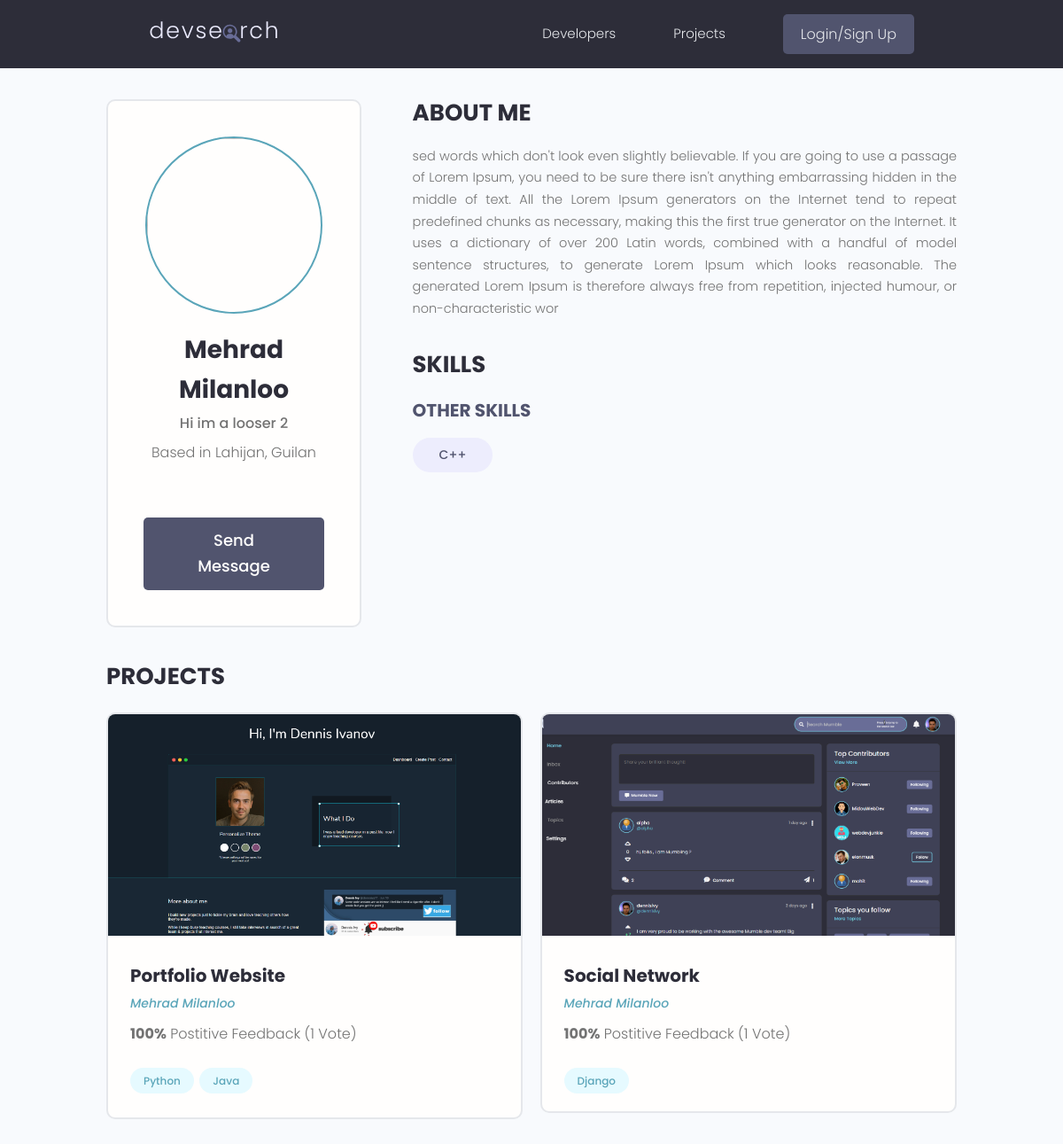
The app's page /single-user/97ba2b7d-adad-455b-8b44-4936d81b7798 with its own data.
### users/models.py (models this page shows, shortened)
class Profile(models.Model):
    user = models.OneToOneField(User, on_delete=models.CASCADE, null=True, blank=True)
    name = models.CharField(max_length=200, null=True, blank=True)
    username = models.CharField(max_length=200, null=True, blank=True)
    location = models.CharField(max_length=200, null=True, blank=True)
    email = models.EmailField(max_length=400, null=True, blank=True)
    intro = models.CharField(max_length=200, null=True, blank=True)
    bio = models.TextField(null=True, blank=True)
    profile_picture = models.ImageField(null=True, blank=True, upload_to='profiles/', default='profiles/user-default.png')
    github_link = models.CharField(max_length=200, null=True, blank=True)
    twitter_link = models.CharField(max_length=200, null=True, blank=True)
    linkedin_link = models.CharField(max_length=200, null=True, blank=True)
    website_link = models.CharField(max_length=200, null=True, blank=True)
    creation_date = models.DateTimeField(auto_now_add=True)
    id = models.UUIDField(primary_key=True, unique=True, editable=False, default=uuid.uuid4)
    @property
    def imageURL(self):
        try:
            url = self.profile_picture.url
        except:
            url = ''
        return url

class Skill(models.Model):
    owner = models.ForeignKey(Profile, null=True, blank=True, on_delete=models.CASCADE)
    name = models.CharField(max_length=200, null=True, blank=True)
    description = models.TextField(null=True, blank=True)
    creation_date = models.DateTimeField(auto_now_add=True)
    id = models.UUIDField(primary_key=True, unique=True, editable=False, default=uuid.uuid4)

### projects/models.py (models this page shows, shortened)
class Project(models.Model):
    author = models.ForeignKey(Profile, null=True, blank=True, on_delete=models.CASCADE)
    title = models.CharField(max_length=200)
    description = models.TextField(null=True, blank=True)
    tags = models.ManyToManyField('Tag', blank=True)
    image = models.ImageField(null=True, blank=True, default="default.jpg")
    vote_total = models.IntegerField(default=0, null=True, blank=True)
    vote_ratio = models.IntegerField(default=0, null=True, blank=True)
    demo_link = models.CharField(max_length=2000, null=True, blank=True)
    source_link = models.CharField(max_length=2000, null=True, blank=True)
    creation_date = models.DateTimeField(auto_now_add=True)
    id = models.UUIDField(primary_key=True, unique=True, editable=False, default=uuid.uuid4)
    @property
    def imageURL(self):
        try:
            url = self.image.url
        except:
            url = ''
        return url
    class Meta:
        ordering = ['-vote_ratio', '-vote_total', 'title']

class Tag(models.Model):
    name = models.CharField(max_length=200)
    creation_date = models.DateTimeField(auto_now_add=True)
    id = models.UUIDField(primary_key=True, unique=True, editable=False, default=uuid.uuid4)
    def __str__(self):
        return self.name

### users/views.py (the view)
# urls.py: path('single-user/<str:pk>', views.singleProfile, name='single profile'),
def singleProfile(request, pk):
    profile = Profile.objects.get(id=pk)
    topSkills = profile.skill_set.exclude(description="")
    otherSkills = profile.skill_set.filter(description="")
    context = {'profile':profile, 'topSkills':topSkills, 'otherSkills':otherSkills}
    return render(request, 'users/single profile.html', context)

### users/templates/users/single profile.html (shortened to what this page needs)
{% extends 'main.html' %}
{% block body %}
<main class="profile my-md">
    <div class="container">
      <div class="layout">
        <div class="column column--1of3">
          <div class="card text-center">
            <div class="card__body dev">
              <img class="avatar avatar--xl" src="{{profile.imageURL}}" />
              <h2 class="dev__name">{{profile.name}}</h2>
              <p class="dev__title">{{profile.intro}}</p>
              <p class="dev__location">Based in {{profile.location}}</p>
              {% if request.user.profile != profile %}
              <a href="{% url 'send message' profile.id %}" class="btn btn--sub btn--lg">Send Message </a>
              {% endif %}
            </div>
          </div>
        </div>
          <div class="column column--2of3">
            <div class="devInfo">
                <h3 class="devInfo__title">About Me</h3>
                <p class="devInfo__about">{{profile.bio}}</p>
            </div>
              <h3 class="devInfo__title">Skills</h3>
              <div class="devInfo__skills">
                <h3 class="devInfo__subtitle">Other Skills</h3>
                <div class="devInfo__otherSkills">
                {% for skill in otherSkills %}
                <span class="tag tag--pill tag--sub tag--lg">
                  <small>{{skill.name}}</small>
                </span>
                {% endfor %}
              </div>
            </div>
          </div>
          <div class="devInfo">
            <h3 class="devInfo__title">Projects</h3>
            <div class="grid grid--two">
            {% for project in profile.project_set.all%}
              <div class="column">
                <div class="card project">
                  <a href="{% url 'project' project.id %}" class="project">
                    <img class="project__thumbnail" src="{{project.imageURL}}" alt="project thumbnail" />
                    <div class="card__body">
                      <h3 class="project__title">{{project.title}}</h3>
                      <p><a class="project__author" href="{% url 'single profile' project.author.id %}">{{project.author.name}}</a></p>
                      <p class="project--rating">
                        <span style="font-weight: bold;">{{project.vote_ratio}}%</span> Postitive
                        Feedback ({{project.vote_total}} Vote{{project.vote_total|pluralize:"s"}})
                      </p>
                      <div class="project__tags">
                        {% for tag in project.tags.all %}
                        <span class="tag tag--pill tag--main">
                          <small>{{tag}}</small>
                        </span>
                        {% endfor %}
                      </div>
                    </div>
                  </a>
                </div>
              </div>
            {% endfor %}
            </div>
          </div>
        </div>
      </div>
  </main>
{% endblock %}

### templates/main.html (shortened to what this page needs)
<!DOCTYPE html>
{% load static %}
<html lang="en">
<head>
  <link rel="stylesheet" href="https://cdn.iconmonstr.com/1.3.0/css/iconmonstr-iconic-font.min.css" />
  <link rel="stylesheet" href="{% static 'uikit/styles/uikit.css' %}" />
  <link rel="stylesheet" href="{% static 'styles/app.css' %}" />
</head>
<body>
    {% include 'navbar.html' %}
    {% block body %}
    {% endblock %}
</body>
</html>

### templates/navbar.html (shortened to what this page needs)
{% load static %}
<header class="header">
    <div class="container container--narrow">
      <a href="{% url 'profiles' %}" class="header__logo">
        <img src="{% static 'images/logo.svg' %}" alt="DevSearch Logo" />
      </a>
      <nav class="header__nav">
        <ul class="header__menu">
          <li class="header__menuItem"><a href="{% url 'profiles' %}">Developers</a></li>
          <li class="header__menuItem"><a href="{% url 'projects' %}">Projects</a></li>
          {% if request.user.is_authenticated %}
          <li class="header__menuItem"><a href="{% url 'inbox' %}">Inbox</a></li>
          <li class="header__menuItem"><a href="{% url 'account' %}">My Account</a></li>
          <li class="header__menuItem"><a href="{% url 'logout' %}" class="btn btn--sub">Logout</a></li>
          {% else %}
          <li class="header__menuItem"><a href="{% url 'login' %}" class="btn btn--sub">Login/Sign Up</a></li>
          {% endif %}
        </ul>
      </nav>
    </div>
  </header>

### static/styles/app.css (style rules this page uses)
:root { --color-sub: #2d2d39; }
.btn--sub { background-color: var(--color-sub-light); }
.card { border: 2px solid var(--color-light); }
img { width: 100%; }
.header { position: sticky; z-index: 111; background-color: var(--color-sub); padding: 1.5rem 0; }
.header > .container { display: flex; justify-content: space-between; align-items: center; }
.header__logo > img { height: 3.8rem; }
.header__nav > ul { display: inline-flex; align-items: center; list-style: none; gap: 6.5rem; }
.header__menuItem > a { color: var(--color-light); font-weight: 300; }
.profile .card > .dev { padding: 4rem; }
.dev__name { color: var(--color-sub); font-size: 2.8rem; font-weight: 700; margin-top: 1rem; margin-bottom: 0.5rem; }
.dev__title { font-size: 1.6rem; font-weight: 500; line-height: 1.3; }
.dev__location { margin-top: 1rem; }
.devInfo { margin-bottom: 3rem; }
.devInfo__title, .devInfo__subtitle { font-size: 2.6rem; color: var(--color-sub); text-transform: uppercase; font-weight: 700; margin-bottom: 1.5rem; }
.devInfo__subtitle { font-size: 2rem; color: var(--color-sub-light); }
.devInfo__about, .devSkill__info { font-size: 1.45rem; line-height: 1.7; text-align: justify; }
.project__author { font-size: 1.4rem; font-style: italic; }
.project--rating { margin-bottom: 1.6em; margin-top: .5em; }
.project__thumbnail { height: 25rem; object-fit: cover; object-position: top center; }
.project__title { font-size: 2rem; font-weight: 700; color: var(--color-sub); }

### static/uikit/styles/modules/_variables.css (style rules this page uses)
:root { --color-main: #5aa5b9; --color-main-light: #e6faff; --color-sub: #3f4156; --color-sub-light: #51546e; --color-sub-lighter: #ededfd; --color-text: #737373; --color-gray: #8b8b8b; --color-light: #e5e7eb; --color-light-gray: #767676; --color-bg: #f8fafd; --color-white: #fffefd; --color-white-light: #f3f3f3; --color-success: #359e64; --color-success-bg: #def8e8; --color-error: #fc4b0b; --color-error-bg: #fff2ee; --font-base: 'Poppins', arial, helvetica, 'Segoe UI', roboto, ubuntu, sans-serif; --font-monospace: 'Fira Code', 'Courier New', courier, monospace; --font-regular: 300; --font-medium: 500; --font-bold: 700; --generic-shadow: 1px 1px 5px #00000010; --generic-transition: all 0.3s ease-in-out; }

### static/uikit/styles/modules/_base.css (style rules this page uses)
* { margin: 0; padding: 0; box-sizing: border-box; text-rendering: optimizeLegibility; color: inherit; font-size: inherit; }
html { font-size: 50%; }
@media only screen and (min-width: 480px) { html { font-size: 56.25%; } }
@media only screen and (min-width: 1200px) { html { font-size: 62.5%; } }
body { line-height: 1.6; font-weight: 400; font-size: 1.5rem; color: var(--color-text); background-color: var(--color-bg); min-height: 100vh; }

### static/uikit/styles/modules/_typography.css (style rules this page uses)
* { font-family: var(--font-base); }
h2 { font-size: 3.6rem; font-weight: var(--font-bold); }
h3 { font-size: 3.2rem; font-weight: var(--font-medium); }
p, span, strong { font-size: 1.6rem; color: var(--color-text); font-weight: var(--font-regular); }
a { padding-bottom: 2px; text-decoration: none; display: inline-block; color: var(--color-main); font-weight: var(--font-medium); }

### static/uikit/styles/modules/_utilities.css (style rules this page uses)
.container { width: 92%; max-width: 165rem; margin: 0 auto; box-sizing: border-box; }
.container--narrow { width: 92%; max-width: 120rem; }
@media screen and (min-width: 1000px) { .container { width: 90%; } }
@media screen and (min-width: 1000px) { .container--narrow { width: 85%; } }
@media screen and (min-width: 1200px) { .container { width: 80%; } }
@media screen and (min-width: 1200px) { .container--narrow { width: 72%; } }
.text-center { text-align: center; }
.my-md { margin: 3rem auto; }

### static/uikit/styles/modules/_avatar.css (style rules this page uses)
.avatar { border-radius: 50%; border: 2px solid var(--color-main); object-fit: cover; }
.avatar--xl { height: 20rem; width: 20rem; }

### static/uikit/styles/modules/_button.css (style rules this page uses)
.btn { display: inline-block; position: relative; cursor: pointer; background-color: var(--color-light); font-weight: var(--font-medium); color: var(--color-sub); text-decoration: none; padding: 1rem 2rem; border-radius: 0.5rem; border: none; width: -webkit-fit-content; width: -moz-fit-content; width: fit-content; height: -webkit-fit-content; height: -moz-fit-content; height: fit-content; font-size: 1.6rem; outline-width: 0; outline-color: transparent; -webkit-backface-visibility: hidden; backface-visibility: hidden; transition: all 0.3s ease-in-out; }
.btn--sub { background-color: var(--color-sub); color: var(--color-white); }
.btn--lg { font-size: 1.8rem; padding: 1.2rem 4.5rem; }

### records on screen
Profile: name "Mehrad Milanloo", intro "Hi im a looser 2", location "Lahijan, Guilan", bio "sed words which don't look even slightly believable. If you are going to use a passage of Lorem Ipsum, you need to be sure there isn't anything embarrassing hidden in the middle of text. All the Lorem Ipsum generators on the Internet tend to repeat predefined chunks as necessary, making this the first true generator on the Internet. It uses a dictionary of over 200 Latin words, combined with a handful of model sentence structures, to generate Lorem Ipsum which looks reasonable. The generated Lorem Ipsum is therefore always free from repetition, injected humour, or non-characteristic wor"
Skill: name "C++"
Project: imageURL (picture), title "Portfolio Website", author.name "Mehrad Milanloo", vote_ratio "100", vote_total "1"
Tag: name "Python"
Tag: name "Java"
Project: imageURL (picture), title "Social Network", author.name "Mehrad Milanloo", vote_ratio "100", vote_total "1"
Tag: name "Django"
